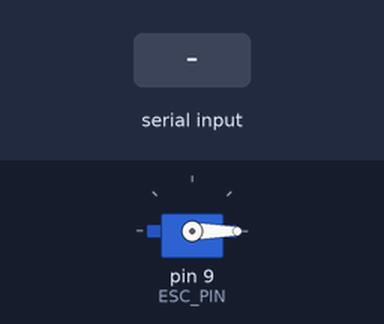
Bench run of a sketch on a simulated Arduino Uno, built with avr-gcc and run on an emulated ATmega328P. On the bench: servo. The inputs (shaded band) are chosen by the test bench.

Above: at 1.2 s.
1.3 s: "90,45\n" received over Serial
Timing chart, 0 to 4.3 s (numbered marks = the images above; inputs shaded):
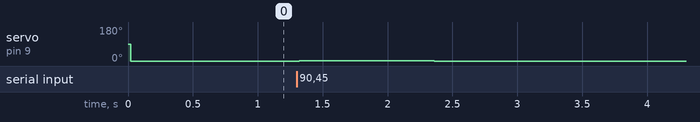

The sketch:

motor_brushless_277.ino
```cpp
// snippet: motor_brushless_277
// tags: motor, brushless, esc, pwm, servo
// boards: avr, megaavr, nano33iot, rp2040
// not-tags: romi32u4
// library: Servo
// description: ESC speed hold: Include Servo
// prompts: speed, include, servo, declare, servo, globally
// verified: compile-only
// source: kd-generated (id 277)
// exact-include: Servo.h

#include <Servo.h>

Servo esc;
int targetUs = 1000;
int currentUs = 1000;
const int ESC_PIN = 9;
const int MAX_ADJUSTMENT = 5;
const unsigned long INTERVAL = 20;  // 50Hz

void setup() {
  esc.attach(ESC_PIN, 1000, 2000);  // min 1000µs, max 2000µs
  Serial.begin(9600);
}

void loop() {
  static unsigned long prevMs = 0;
  unsigned long now = millis();
  if (now - prevMs >= INTERVAL) {
    prevMs = now;

    // Read target speed from serial (0-100)
    if (Serial.available() > 0) {
      int newSetpoint = Serial.parseInt();
      if (newSetpoint >= 0 && newSetpoint <= 100) {
        targetUs = map(newSetpoint, 0, 100, 1000, 2000);
      }
    }

    // Adjust currentUs toward targetUs
    int diff = targetUs - currentUs;
    if (diff > 0) {
      currentUs = min(currentUs + MAX_ADJUSTMENT, targetUs);
    } else if (diff < 0) {
      currentUs = max(currentUs - MAX_ADJUSTMENT, targetUs);
    }

    // Write currentUs to ESC
    esc.writeMicroseconds(currentUs);  // servo pulse width in us (1000=0deg, 1500=90deg, 2000=180deg)
  }
}
```

Measured:
- after the input at 1.3 s, servo on pin 9 (ESC_PIN): 0° → 2° at once, → 0° 1.0 s later
